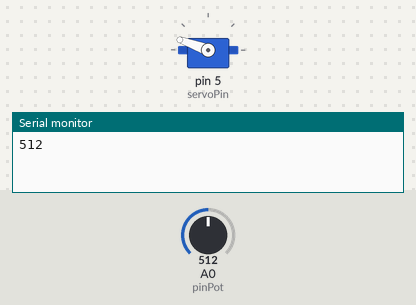
Bench run of a sketch on a simulated Arduino Uno, built with avr-gcc and run on an emulated ATmega328P. Parts: servo, the last lines printed to the serial monitor. Inputs (shaded band) come from the test bench; at power-on: A0 (pinPot) = 512.

Above: at 2.4 s.
At 7.0 s:
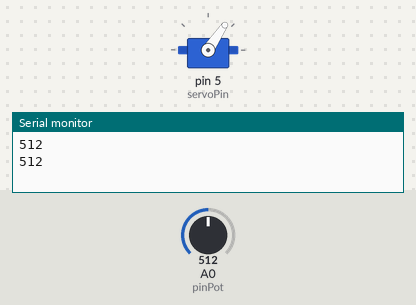
7.1 s: A0 (pinPot) set to 0
At 12.2 s:
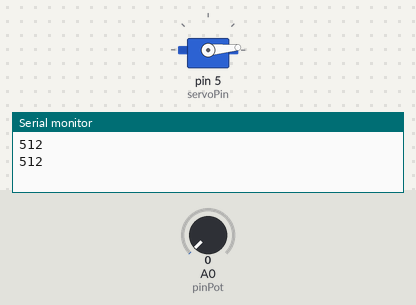
Timing chart, 0 to 20.0 s (numbered marks = the images above; inputs shaded):
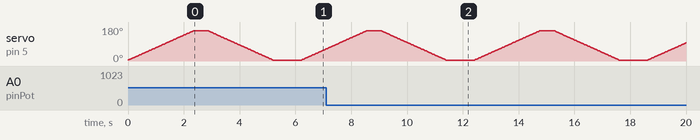

The sketch:

servo.ino
```cpp
#include <Servo.h>
Servo myServo;
 int servoPin = 5;
 int pos = 0;
 int min = 5;
 int max = 160;

int pinPot = A0;


 void setup() {
  // put your setup code here, to run once:
  Serial.begin(115200);
  myServo.attach(servoPin);
}

void loop() {
  // put your main code here, to run repeatedly:
  Serial.println(analogRead(pinPot));
  for (pos= min; pos <=max; pos += 1) {
    myServo.write(pos);
    delay(15);

  }
  delay(500);
  for (pos = max; pos >= min; pos -= 1) {
    myServo.write(pos);
    delay(15);


  }
  delay(1000);


}
```
